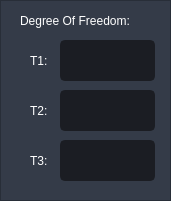
   <widget class="QFrame" name="frame_current_DOF">
    <property name="geometry">
     <rect>
      <x>1110</x>
      <y>280</y>
      <width>171</width>
      <height>201</height>
     </rect>
    </property>
    <property name="styleSheet">
     <string notr="true">
background-color: rgb(52, 59, 72);</string>
    </property>
    <property name="frameShape">
     <enum>QFrame::StyledPanel</enum>
    </property>
    <property name="frameShadow">
     <enum>QFrame::Raised</enum>
    </property>
    <widget class="QLineEdit" name="the1_current">
     <property name="geometry">
      <rect>
       <x>60</x>
       <y>40</y>
       <width>95</width>
       <height>41</height>
      </rect>
     </property>
     <property name="minimumSize">
      <size>
       <width>0</width>
       <height>30</height>
      </size>
     </property>
     <property name="palette">
      <palette>
       <active>
        <colorrole role="WindowText">
         <brush brushstyle="SolidPattern">
          <color alpha="255">
           <red>210</red>
           <green>210</green>
           <blue>210</blue>
          </color>
         </brush>
        </colorrole>
        <colorrole role="Button">
         <brush brushstyle="SolidPattern">
          <color alpha="255">
           <red>27</red>
           <green>29</green>
           <blue>35</blue>
          </color>
         </brush>
        </colorrole>
        <colorrole role="Text">
         <brush brushstyle="SolidPattern">
          <color alpha="255">
           <red>210</red>
           <green>210</green>
           <blue>210</blue>
          </color>
         </brush>
        </colorrole>
        <colorrole role="ButtonText">
         <brush brushstyle="SolidPattern">
          <color alpha="255">
           <red>210</red>
           <green>210</green>
           <blue>210</blue>
          </color>
         </brush>
        </colorrole>
        <colorrole role="Base">
         <brush brushstyle="SolidPattern">
          <color alpha="255">
           <red>27</red>
           <green>29</green>
           <blue>35</blue>
          </color>
         </brush>
        </colorrole>
        <colorrole role="Window">
         <brush brushstyle="SolidPattern">
          <color alpha="255">
           <red>27</red>
           <green>29</green>
           <blue>35</blue>
          </color>
         </brush>
        </colorrole>
        <colorrole role="PlaceholderText">
         <brush brushstyle="NoBrush">
          <color alpha="128">
           <red>210</red>
           <green>210</green>
           <blue>210</blue>
          </color>
         </brush>
        </colorrole>
       </active>
       <inactive>
        <colorrole role="WindowText">
         <brush brushstyle="SolidPattern">
          <color alpha="255">
           <red>210</red>
           <green>210</green>
           <blue>210</blue>
          </color>
         </brush>
        </colorrole>
        <colorrole role="Button">
         <brush brushstyle="SolidPattern">
          <color alpha="255">
           <red>27</red>
           <green>29</green>
           <blue>35</blue>
          </color>
         </brush>
        </colorrole>
        <colorrole role="Text">
         <brush brushstyle="SolidPattern">
          <color alpha="255">
           <red>210</red>
           <green>210</green>
           <blue>210</blue>
          </color>
         </brush>
        </colorrole>
        <colorrole role="ButtonText">
         <brush brushstyle="SolidPattern">
          <color alpha="255">
           <red>210</red>
           <green>210</green>
           <blue>210</blue>
          </color>
         </brush>
        </colorrole>
        <colorrole role="Base">
         <brush brushstyle="SolidPattern">
          <color alpha="255">
           <red>27</red>
           <green>29</green>
           <blue>35</blue>
          </color>
         </brush>
        </colorrole>
        <colorrole role="Window">
         <brush brushstyle="SolidPattern">
          <color alpha="255">
           <red>27</red>
           <green>29</green>
           <blue>35</blue>
          </color>
         </brush>
        </colorrole>
        <colorrole role="PlaceholderText">
         <brush brushstyle="NoBrush">
          <color alpha="128">
           <red>210</red>
           <green>210</green>
           <blue>210</blue>
          </color>
         </brush>
        </colorrole>
       </inactive>
       <disabled>
        <colorrole role="WindowText">
         <brush brushstyle="SolidPattern">
          <color alpha="255">
           <red>210</red>
           <green>210</green>
           <blue>210</blue>
          </color>
         </brush>
        </colorrole>
        <colorrole role="Button">
         <brush brushstyle="SolidPattern">
          <color alpha="255">
           <red>27</red>
           <green>29</green>
           <blue>35</blue>
          </color>
         </brush>
        </colorrole>
        <colorrole role="Text">
         <brush brushstyle="SolidPattern">
          <color alpha="255">
           <red>210</red>
           <green>210</green>
           <blue>210</blue>
          </color>
         </brush>
        </colorrole>
        <colorrole role="ButtonText">
         <brush brushstyle="SolidPattern">
          <color alpha="255">
           <red>210</red>
           <green>210</green>
           <blue>210</blue>
          </color>
         </brush>
        </colorrole>
        <colorrole role="Base">
         <brush brushstyle="SolidPattern">
          <color alpha="255">
           <red>27</red>
           <green>29</green>
           <blue>35</blue>
          </color>
         </brush>
        </colorrole>
        <colorrole role="Window">
         <brush brushstyle="SolidPattern">
          <color alpha="255">
           <red>27</red>
           <green>29</green>
           <blue>35</blue>
          </color>
         </brush>
        </colorrole>
        <colorrole role="PlaceholderText">
         <brush brushstyle="NoBrush">
          <color alpha="128">
           <red>210</red>
           <green>210</green>
           <blue>210</blue>
          </color>
         </brush>
        </colorrole>
       </disabled>
      </palette>
     </property>
     <property name="font">
      <font>
       <family>Segoe UI</family>
       <pointsize>9</pointsize>
      </font>
     </property>
     <property name="styleSheet">
      <string notr="true">QLineEdit {
	background-color: rgb(27, 29, 35);
	border-radius: 5px;
	border: 2px solid rgb(27, 29, 35);
	padding-left: 10px;
}
QLineEdit:hover {
	border: 2px solid rgb(64, 71, 88);
	background-color: rgb(52, 59, 72);
}
QLineEdit:focus {
	border: 2px solid rgb(91, 101, 124);
}</string>
     </property>
     <property name="text">
      <string/>
     </property>
     <property name="readOnly">
      <bool>true</bool>
     </property>
     <property name="placeholderText">
      <string/>
     </property>
    </widget>
    <widget class="QLineEdit" name="the2_current">
     <property name="geometry">
      <rect>
       <x>60</x>
       <y>90</y>
       <width>95</width>
       <height>41</height>
      </rect>
     </property>
     <property name="minimumSize">
      <size>
       <width>0</width>
       <height>30</height>
      </size>
     </property>
     <property name="palette">
      <palette>
       <active>
        <colorrole role="WindowText">
         <brush brushstyle="SolidPattern">
          <color alpha="255">
           <red>210</red>
           <green>210</green>
           <blue>210</blue>
          </color>
         </brush>
        </colorrole>
        <colorrole role="Button">
         <brush brushstyle="SolidPattern">
          <color alpha="255">
           <red>27</red>
           <green>29</green>
           <blue>35</blue>
          </color>
         </brush>
        </colorrole>
        <colorrole role="Text">
         <brush brushstyle="SolidPattern">
          <color alpha="255">
           <red>210</red>
           <green>210</green>
           <blue>210</blue>
          </color>
         </brush>
        </colorrole>
        <colorrole role="ButtonText">
         <brush brushstyle="SolidPattern">
          <color alpha="255">
           <red>210</red>
           <green>210</green>
           <blue>210</blue>
          </color>
         </brush>
        </colorrole>
        <colorrole role="Base">
         <brush brushstyle="SolidPattern">
          <color alpha="255">
           <red>27</red>
           <green>29</green>
           <blue>35</blue>
          </color>
         </brush>
        </colorrole>
        <colorrole role="Window">
         <brush brushstyle="SolidPattern">
          <color alpha="255">
           <red>27</red>
           <green>29</green>
           <blue>35</blue>
          </color>
         </brush>
        </colorrole>
        <colorrole role="PlaceholderText">
         <brush brushstyle="NoBrush">
          <color alpha="128">
           <red>210</red>
           <green>210</green>
           <blue>210</blue>
          </color>
         </brush>
        </colorrole>
       </active>
       <inactive>
        <colorrole role="WindowText">
         <brush brushstyle="SolidPattern">
          <color alpha="255">
           <red>210</red>
           <green>210</green>
           <blue>210</blue>
          </color>
         </brush>
        </colorrole>
        <colorrole role="Button">
         <brush brushstyle="SolidPattern">
          <color alpha="255">
           <red>27</red>
           <green>29</green>
           <blue>35</blue>
          </color>
         </brush>
        </colorrole>
        <colorrole role="Text">
         <brush brushstyle="SolidPattern">
          <color alpha="255">
           <red>210</red>
           <green>210</green>
           <blue>210</blue>
          </color>
         </brush>
        </colorrole>
        <colorrole role="ButtonText">
         <brush brushstyle="SolidPattern">
          <color alpha="255">
           <red>210</red>
           <green>210</green>
           <blue>210</blue>
          </color>
         </brush>
        </colorrole>
        <colorrole role="Base">
         <brush brushstyle="SolidPattern">
          <color alpha="255">
           <red>27</red>
           <green>29</green>
           <blue>35</blue>
          </color>
         </brush>
        </colorrole>
        <colorrole role="Window">
         <brush brushstyle="SolidPattern">
          <color alpha="255">
           <red>27</red>
           <green>29</green>
           <blue>35</blue>
          </color>
         </brush>
        </colorrole>
        <colorrole role="PlaceholderText">
         <brush brushstyle="NoBrush">
          <color alpha="128">
           <red>210</red>
           <green>210</green>
           <blue>210</blue>
          </color>
         </brush>
        </colorrole>
       </inactive>
       <disabled>
        <colorrole role="WindowText">
         <brush brushstyle="SolidPattern">
          <color alpha="255">
           <red>210</red>
           <green>210</green>
           <blue>210</blue>
          </color>
         </brush>
        </colorrole>
        <colorrole role="Button">
         <brush brushstyle="SolidPattern">
          <color alpha="255">
           <red>27</red>
           <green>29</green>
           <blue>35</blue>
          </color>
         </brush>
        </colorrole>
        <colorrole role="Text">
         <brush brushstyle="SolidPattern">
          <color alpha="255">
           <red>210</red>
           <green>210</green>
           <blue>210</blue>
          </color>
         </brush>
        </colorrole>
        <colorrole role="ButtonText">
         <brush brushstyle="SolidPattern">
          <color alpha="255">
           <red>210</red>
           <green>210</green>
           <blue>210</blue>
          </color>
         </brush>
        </colorrole>
        <colorrole role="Base">
         <brush brushstyle="SolidPattern">
          <color alpha="255">
           <red>27</red>
           <green>29</green>
           <blue>35</blue>
          </color>
         </brush>
        </colorrole>
        <colorrole role="Window">
         <brush brushstyle="SolidPattern">
          <color alpha="255">
           <red>27</red>
           <green>29</green>
           <blue>35</blue>
          </color>
         </brush>
        </colorrole>
        <colorrole role="PlaceholderText">
         <brush brushstyle="NoBrush">
          <color alpha="128">
           <red>210</red>
           <green>210</green>
           <blue>210</blue>
          </color>
         </brush>
        </colorrole>
       </disabled>
      </palette>
     </property>
     <property name="font">
      <font>
       <family>Segoe UI</family>
       <pointsize>9</pointsize>
      </font>
     </property>
     <property name="styleSheet">
      <string notr="true">QLineEdit {
	background-color: rgb(27, 29, 35);
	border-radius: 5px;
	border: 2px solid rgb(27, 29, 35);
	padding-left: 10px;
}
QLineEdit:hover {
	border: 2px solid rgb(64, 71, 88);
	background-color: rgb(52, 59, 72);
}
QLineEdit:focus {
	border: 2px solid rgb(91, 101, 124);
}</string>
     </property>
     <property name="text">
      <string/>
     </property>
     <property name="readOnly">
      <bool>true</bool>
     </property>
     <property name="placeholderText">
      <string/>
     </property>
    </widget>
    <widget class="QLineEdit" name="the3_current">
     <property name="geometry">
      <rect>
       <x>60</x>
       <y>140</y>
       <width>95</width>
       <height>41</height>
      </rect>
     </property>
     <property name="minimumSize">
      <size>
       <width>0</width>
       <height>30</height>
      </size>
     </property>
     <property name="palette">
      <palette>
       <active>
        <colorrole role="WindowText">
         <brush brushstyle="SolidPattern">
          <color alpha="255">
           <red>210</red>
           <green>210</green>
           <blue>210</blue>
          </color>
         </brush>
        </colorrole>
        <colorrole role="Button">
         <brush brushstyle="SolidPattern">
          <color alpha="255">
           <red>27</red>
           <green>29</green>
           <blue>35</blue>
          </color>
         </brush>
        </colorrole>
        <colorrole role="Text">
         <brush brushstyle="SolidPattern">
          <color alpha="255">
           <red>210</red>
           <green>210</green>
           <blue>210</blue>
          </color>
         </brush>
        </colorrole>
        <colorrole role="ButtonText">
         <brush brushstyle="SolidPattern">
          <color alpha="255">
           <red>210</red>
           <green>210</green>
           <blue>210</blue>
          </color>
         </brush>
        </colorrole>
        <colorrole role="Base">
         <brush brushstyle="SolidPattern">
          <color alpha="255">
           <red>27</red>
           <green>29</green>
           <blue>35</blue>
          </color>
         </brush>
        </colorrole>
        <colorrole role="Window">
         <brush brushstyle="SolidPattern">
          <color alpha="255">
           <red>27</red>
           <green>29</green>
           <blue>35</blue>
          </color>
         </brush>
        </colorrole>
        <colorrole role="PlaceholderText">
         <brush brushstyle="NoBrush">
          <color alpha="128">
           <red>210</red>
           <green>210</green>
           <blue>210</blue>
          </color>
         </brush>
        </colorrole>
       </active>
       <inactive>
        <colorrole role="WindowText">
         <brush brushstyle="SolidPattern">
          <color alpha="255">
           <red>210</red>
           <green>210</green>
           <blue>210</blue>
          </color>
         </brush>
        </colorrole>
        <colorrole role="Button">
         <brush brushstyle="SolidPattern">
          <color alpha="255">
           <red>27</red>
           <green>29</green>
           <blue>35</blue>
          </color>
         </brush>
        </colorrole>
        <colorrole role="Text">
         <brush brushstyle="SolidPattern">
          <color alpha="255">
           <red>210</red>
           <green>210</green>
           <blue>210</blue>
          </color>
         </brush>
        </colorrole>
        <colorrole role="ButtonText">
         <brush brushstyle="SolidPattern">
          <color alpha="255">
           <red>210</red>
           <green>210</green>
           <blue>210</blue>
          </color>
         </brush>
        </colorrole>
        <colorrole role="Base">
         <brush brushstyle="SolidPattern">
          <color alpha="255">
           <red>27</red>
           <green>29</green>
           <blue>35</blue>
          </color>
         </brush>
        </colorrole>
        <colorrole role="Window">
         <brush brushstyle="SolidPattern">
          <color alpha="255">
           <red>27</red>
           <green>29</green>
           <blue>35</blue>
          </color>
         </brush>
        </colorrole>
        <colorrole role="PlaceholderText">
         <brush brushstyle="NoBrush">
          <color alpha="128">
           <red>210</red>
           <green>210</green>
           <blue>210</blue>
          </color>
         </brush>
        </colorrole>
       </inactive>
       <disabled>
        <colorrole role="WindowText">
         <brush brushstyle="SolidPattern">
          <color alpha="255">
           <red>210</red>
           <green>210</green>
           <blue>210</blue>
          </color>
         </brush>
        </colorrole>
        <colorrole role="Button">
         <brush brushstyle="SolidPattern">
          <color alpha="255">
           <red>27</red>
           <green>29</green>
           <blue>35</blue>
          </color>
         </brush>
        </colorrole>
        <colorrole role="Text">
         <brush brushstyle="SolidPattern">
          <color alpha="255">
           <red>210</red>
           <green>210</green>
           <blue>210</blue>
          </color>
         </brush>
        </colorrole>
        <colorrole role="ButtonText">
         <brush brushstyle="SolidPattern">
          <color alpha="255">
           <red>210</red>
           <green>210</green>
           <blue>210</blue>
          </color>
         </brush>
        </colorrole>
        <colorrole role="Base">
         <brush brushstyle="SolidPattern">
          <color alpha="255">
           <red>27</red>
           <green>29</green>
           <blue>35</blue>
          </color>
         </brush>
        </colorrole>
        <colorrole role="Window">
         <brush brushstyle="SolidPattern">
          <color alpha="255">
           <red>27</red>
           <green>29</green>
           <blue>35</blue>
          </color>
         </brush>
        </colorrole>
        <colorrole role="PlaceholderText">
         <brush brushstyle="NoBrush">
          <color alpha="128">
           <red>210</red>
           <green>210</green>
           <blue>210</blue>
          </color>
         </brush>
        </colorrole>
       </disabled>
      </palette>
     </property>
     <property name="font">
      <font>
       <family>Segoe UI</family>
       <pointsize>9</pointsize>
      </font>
     </property>
     <property name="styleSheet">
      <string notr="true">QLineEdit {
	background-color: rgb(27, 29, 35);
	border-radius: 5px;
	border: 2px solid rgb(27, 29, 35);
	padding-left: 10px;
}
QLineEdit:hover {
	border: 2px solid rgb(64, 71, 88);
	background-color: rgb(52, 59, 72);
}
QLineEdit:focus {
	border: 2px solid rgb(91, 101, 124);
}</string>
     </property>
     <property name="text">
      <string/>
     </property>
     <property name="readOnly">
      <bool>true</bool>
     </property>
     <property name="placeholderText">
      <string/>
     </property>
    </widget>
    <widget class="QLabel" name="label_9">
     <property name="geometry">
      <rect>
       <x>30</x>
       <y>40</y>
       <width>31</width>
       <height>41</height>
      </rect>
     </property>
     <property name="font">
      <font>
       <family>Segoe UI</family>
       <pointsize>9</pointsize>
      </font>
     </property>
     <property name="styleSheet">
      <string notr="true">color: rgb(255, 255, 255);</string>
     </property>
     <property name="text">
      <string>T1:</string>
     </property>
    </widget>
    <widget class="QLabel" name="label_10">
     <property name="geometry">
      <rect>
       <x>30</x>
       <y>90</y>
       <width>31</width>
       <height>41</height>
      </rect>
     </property>
     <property name="font">
      <font>
       <family>Segoe UI</family>
       <pointsize>9</pointsize>
      </font>
     </property>
     <property name="styleSheet">
      <string notr="true">color: rgb(255, 255, 255);</string>
     </property>
     <property name="text">
      <string>T2:</string>
     </property>
    </widget>
    <widget class="QLabel" name="label_11">
     <property name="geometry">
      <rect>
       <x>30</x>
       <y>140</y>
       <width>31</width>
       <height>41</height>
      </rect>
     </property>
     <property name="font">
      <font>
       <family>Segoe UI</family>
       <pointsize>9</pointsize>
      </font>
     </property>
     <property name="styleSheet">
      <string notr="true">color: rgb(255, 255, 255);</string>
     </property>
     <property name="text">
      <string>T3:</string>
     </property>
    </widget>
    <widget class="QLabel" name="label_15">
     <property name="geometry">
      <rect>
       <x>20</x>
       <y>10</y>
       <width>141</width>
       <height>21</height>
      </rect>
     </property>
     <property name="font">
      <font>
       <family>Segoe UI</family>
       <pointsize>9</pointsize>
      </font>
     </property>
     <property name="styleSheet">
      <string notr="true">color: rgb(255, 255, 255);</string>
     </property>
     <property name="text">
      <string>Degree Of Freedom:</string>
     </property>
    </widget>
    <zorder>label_11</zorder>
    <zorder>label_10</zorder>
    <zorder>label_9</zorder>
    <zorder>the1_current</zorder>
    <zorder>the2_current</zorder>
    <zorder>the3_current</zorder>
    <zorder>label_15</zorder>
   </widget>
